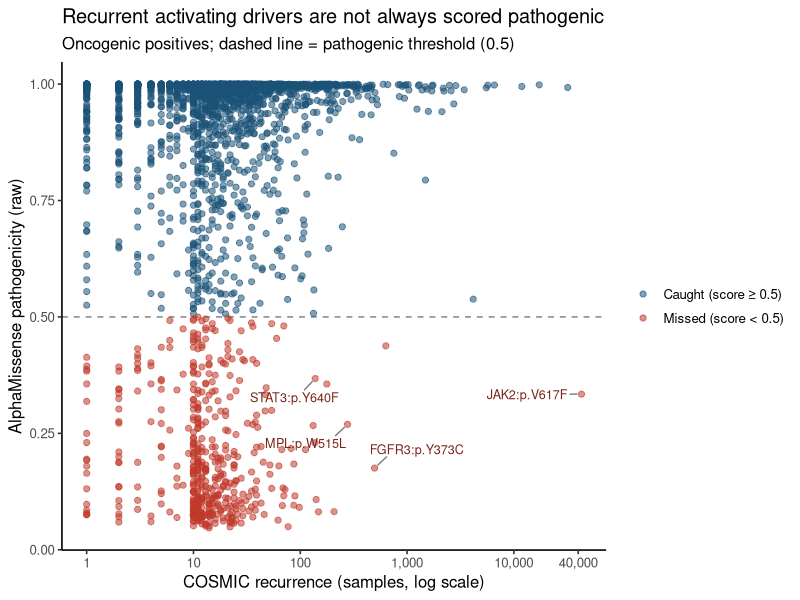
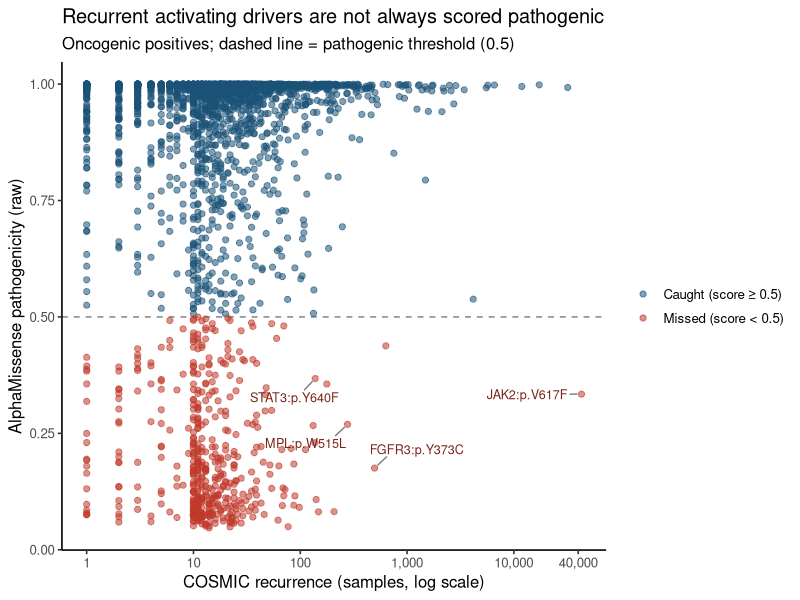

These figures' R source, in order:
# Fig 1b (alternative) — AlphaMissense raw scores vs COSMIC recurrence (oncogenic positives)
# Input: tables/fig1_input.tsv  Output: fig1b_recurrence_scatter.{pdf,png}
# Message: most score high, but a clinically important minority (e.g. JAK2 V617F) are highly recurrent yet missed below 0.5.
suppressPackageStartupMessages({library(tidyverse)})
have_repel <- requireNamespace("ggrepel", quietly = TRUE)

d <- read.delim("tables/fig1_input.tsv", check.names = FALSE) %>%
  filter(role_class %in% c("oncogene","both"), !is.na(am_pathogenicity), cosmic_sample_count > 0) %>%
  mutate(status = ifelse(am_pathogenicity < 0.5, "Missed (score < 0.5)", "Caught (score ≥ 0.5)"))

# Labels: fix the representative 'missed' drivers named in the text (always shown) + supplement as needed
named <- c("JAK2:p.V617F","FGFR3:p.Y373C","MPL:p.W515L","STAT3:p.Y640F")
lab <- d %>% filter(pkey %in% named)

p <- ggplot(d, aes(cosmic_sample_count, am_pathogenicity, color = status)) +
  geom_hline(yintercept = 0.5, linetype = "dashed", color = "grey50") +
  geom_point(alpha = 0.55, size = 1.8) +
  scale_x_log10(labels = scales::comma,
                breaks = c(1,10,100,1000,10000,40000)) +
  scale_color_manual(values = c("Missed (score < 0.5)" = "#C0392B",
                                "Caught (score ≥ 0.5)" = "#1A5276"), name = NULL) +
  labs(x = "COSMIC recurrence (samples, log scale)",
       y = "AlphaMissense pathogenicity (raw)",
       title = "Recurrent activating drivers are not always scored pathogenic",
       subtitle = "Oncogenic positives; dashed line = pathogenic threshold (0.5)") +
  theme_classic(base_size = 12) +
  theme(legend.position = "right")   # legend outside the plot (right)

if (have_repel) {
  txt <- ggrepel::geom_text_repel(data = lab, aes(label = pkey), size = 3.2, color = "#7B241C",
                                  box.padding = 0.6, point.padding = 0.3,
                                  min.segment.length = 0, max.overlaps = Inf,
                                  segment.color = "grey50", seed = 1, show.legend = FALSE)
} else {
  txt <- geom_text(data = lab, aes(label = pkey), size = 3.2, color = "#7B241C",
                   hjust = -0.05, vjust = -0.4, show.legend = FALSE)
}
p <- p + txt

ggsave("figures_R/fig1b_recurrence_scatter.pdf", p, width = 7.5, height = 5)
ggsave("figures_R/fig1b_recurrence_scatter.png", p, width = 7.5, height = 5, dpi = 300)

# Summary statistics (for caption/body text)
miss <- d %>% summarise(n = n(), n_missed = sum(am_pathogenicity < 0.5),
                        pct = round(100*mean(am_pathogenicity < 0.5),1))
cat(sprintf("oncogenic positives n=%d, missed(<0.5)=%d (%.1f%%)\n", miss$n, miss$n_missed, miss$pct))
